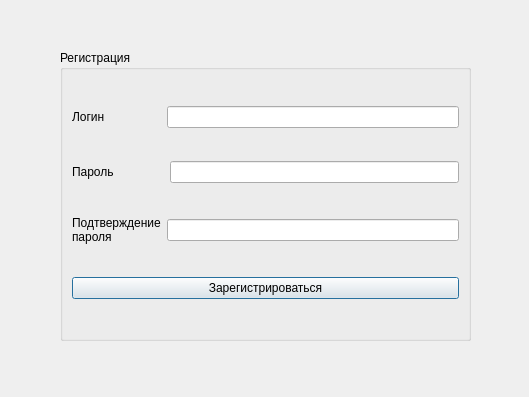
<?xml version="1.0" encoding="UTF-8"?>
<ui version="4.0">
 <class>Reg_window</class>
 <widget class="QDialog" name="Reg_window">
  <property name="geometry">
   <rect>
    <x>0</x>
    <y>0</y>
    <width>529</width>
    <height>397</height>
   </rect>
  </property>
  <property name="windowTitle">
   <string>Dialog</string>
  </property>
  <widget class="QGroupBox" name="groupBox">
   <property name="geometry">
    <rect>
     <x>60</x>
     <y>50</y>
     <width>411</width>
     <height>291</height>
    </rect>
   </property>
   <property name="title">
    <string>Регистрация</string>
   </property>
   <layout class="QVBoxLayout" name="verticalLayout">
    <item>
     <layout class="QHBoxLayout" name="horizontalLayout">
      <item>
       <widget class="QLabel" name="label">
        <property name="text">
         <string>Логин                 </string>
        </property>
       </widget>
      </item>
      <item>
       <widget class="QLineEdit" name="login_2"/>
      </item>
     </layout>
    </item>
    <item>
     <layout class="QHBoxLayout" name="horizontalLayout_2">
      <item>
       <widget class="QLabel" name="label_2">
        <property name="text">
         <string>Пароль               </string>
        </property>
       </widget>
      </item>
      <item>
       <widget class="QLineEdit" name="pass_3"/>
      </item>
     </layout>
    </item>
    <item>
     <layout class="QHBoxLayout" name="horizontalLayout_4">
      <item>
       <widget class="QLabel" name="label_4">
        <property name="text">
         <string>Подтверждение&lt;br&gt;пароля</string>
        </property>
       </widget>
      </item>
      <item>
       <widget class="QLineEdit" name="confirmation"/>
      </item>
     </layout>
    </item>
    <item>
     <widget class="QPushButton" name="authbutton_2">
      <property name="text">
       <string>Зарегистрироваться</string>
      </property>
     </widget>
    </item>
   </layout>
  </widget>
 </widget>
 <resources/>
 <connections/>
</ui>
